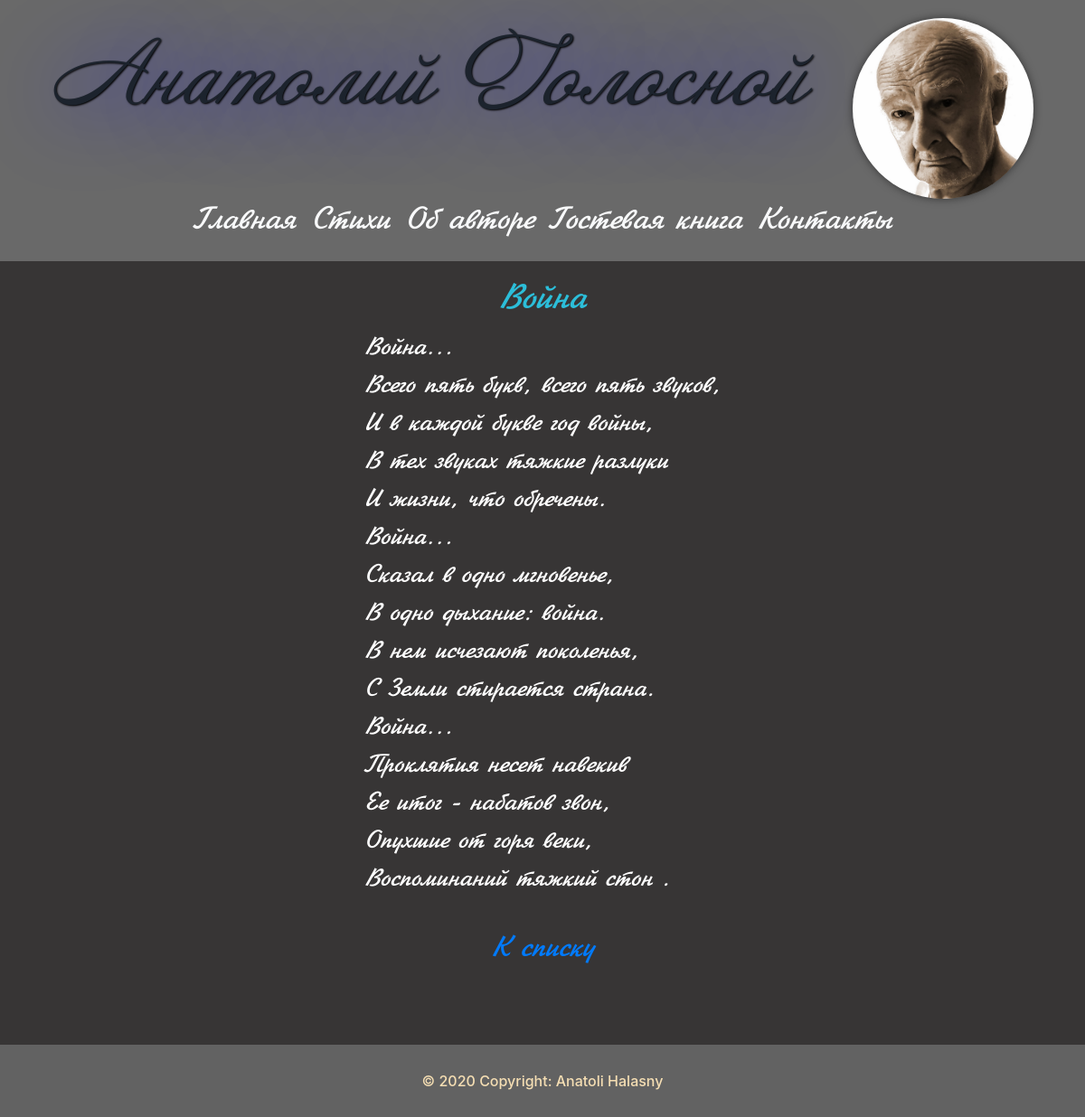
Page /26 on the committed database.
### tables this page shows
CREATE TABLE verses(
id INTEGER PRIMARY KEY AUTOINCREMENT,
title TEXT NOT NULL,
content TEXT NOT NULL
);

### app.py (the view)
@app.route('/<int:verse_id>')
def verse(verse_id):
    verse = get_verse(verse_id)
    return render_template('verse.html', verse=verse)

### app.py (called while the page is built)
def get_db_connection():
    conn = sqlite3.connect('database.db')
    conn.row_factory = sqlite3.Row
    return conn

def get_verse(verse_id):
    conn = get_db_connection()
    verse = conn.execute('SELECT * FROM verses WHERE id = ?', (verse_id,)).fetchone()
    conn.close()
    if verse is None:
        abort(404)
    return verse

### templates/verse.html
{% extends 'base.html' %}
{% block content %}
    <h2>{% block title %}{{ verse['title'] }}{% endblock %}</h2>
    <div class="verse_content">
        <p class="main-verse">{{ verse['content'] }}</p>
    </div>
    <p class="list"><a href="{{ '/verses' }}">К списку</a></p>
{% endblock %}

### static/css/style.css (style rules this page uses)
* { margin: 0; padding: 0; }
body { background-color: #373535; min-height: 100%; position: relative; }
.verse_content { display: flex; justify-content: center; }
.main-verse { text-align: left; font-size: 28px; font-weight: 500; font-family: Jikharev, serif; color: white; white-space: pre-wrap; }
h2 { color: #2cbed9; text-align: center; margin-top: 20px; font-family: Jikharev, serif; font-size: 40px; }
.list { color: #ecc5c5; text-align: center; margin-top: 16px; font-family: Jikharev, serif; font-size: 33px; }

### rows in the picture
verses: title "Война", content "Война... Всего пять букв, всего пять звуков, И в каждой букве год войны, В тех звуках тяжкие разлуки И жизни, что обречены. Война... Сказал в одно мгновенье, В одно дыхание: война. В нем исчезают поколенья, С Земли стирается страна. Война... Проклятия несет навеки‚ Ее итог - набатов звон, Опухшие от горя веки, Воспоминаний тяжкий стон ."
